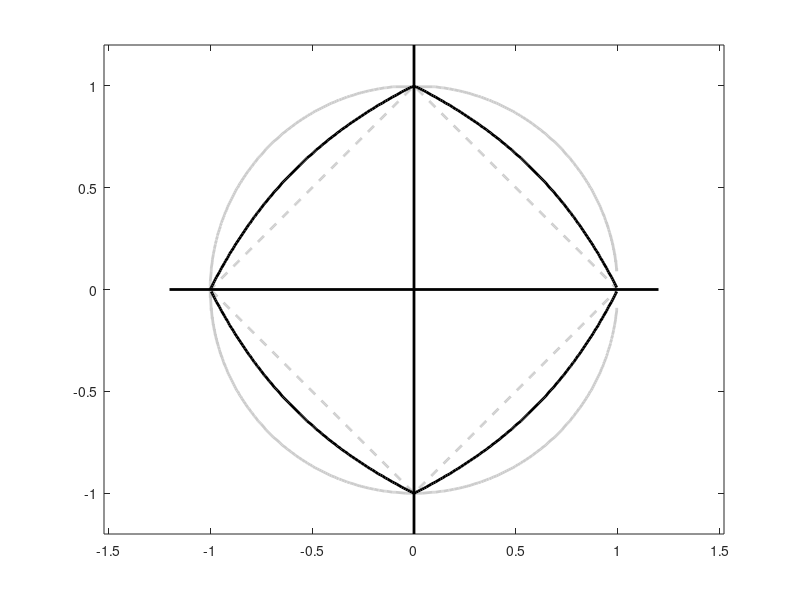

Recreate this plot in MATLAB.
clc
clear all
close all


step = 0.005;
x = -1:step:1-step;
y = -1:step:1-step;

n = length(x);

k = 0;
l = 0;
m = 0;
p = 0;
q = 0;
r = 0;
for i = 1:n
    for j = 1:n/2
        if abs(norm([x(i),y(j)]) - 1) < 1e-3
            disp([k,i,j])
            k = k + 1;
            xm2(k) = x(i);
            ym2(k) = y(j);
        end
        if abs(norm([x(i),y(j)],1) - 1) < 1e-3
            disp([k,i,j])
            m = m + 1;
            xm1(m) = x(i);
            ym1(m) = y(j);
        end
        if abs(0.5*norm([x(i),y(j)],1) + 0.5*norm([x(i),y(j)],2) - 1) < 1e-3
            disp([k,i,j])
            q = q + 1;
            xm3(q) = x(i);
            ym3(q) = y(j);
        end
    end
    for j = n/2:n
        if abs(norm([x(i),y(j)]) - 1) < 1e-3
            l = l + 1;
            xp2(l) = x(i);
            yp2(l) = y(j);
        end
        if abs(norm([x(i),y(j)],1) - 1) < 1e-3
            p = p + 1;
            xp1(p) = x(i);
            yp1(p) = y(j);
        end
        if abs(0.5*norm([x(i),y(j)],1) + 0.5*norm([x(i),y(j)],2) - 1) < 1e-3
            disp([k,i,j])
            r = r + 1;
            xp3(r) = x(i);
            yp3(r) = y(j);
        end
    end
end

% [x_sorted, x_order] = sort(x_b);
% y_sorted = y_b(x_order);


plot(xp1,yp1,'--','color',0.8*[1 1 1],'Linewidth',2); hold on
plot(xm1,ym1,'--','color',0.8*[1 1 1],'Linewidth',2); hold on
plot(xp2,yp2,'color',0.8*[1 1 1],'Linewidth',2); hold on
plot(xm2,ym2,'color',0.8*[1 1 1],'Linewidth',2); hold on
plot(xp3,yp3,'k-','Linewidth',2); hold on
plot(xm3,ym3,'k-','Linewidth',2); hold on
plot([0 0],[-1.2,1.2],'k','Linewidth',2)
plot([-1.2,1.2],[0 0],'k','Linewidth',2)
axis equal